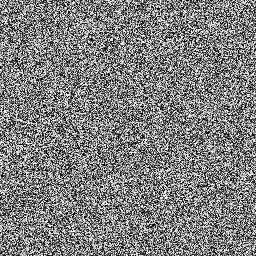
#> input picture misc/keySen/encrypt_image_peper256.png, 256 x 256 px; the run also reads 1 picture not shown here
$ jupyter execute --allow-errors hist.ipynb
#> lines starting #> are read from the running program, lines starting #| are printed output that depends on the picture
[cell 1]
from PIL import Image
import numpy as np
import matplotlib.pyplot as plt

# 替换这里的路径为你自己的图片路径
image_path = "misc/keySen/encrypt_image_peper256.png"

# 打开图像并转换为灰度图像
img = Image.open(image_path).convert('L')
#> img is the input picture: PIL image 256x256 L; min 0, max 255, mean 127.3

# 将图像数据转换为numpy数组
img_array = np.array(img)

# 计算直方图
histogram, bin_edges = np.histogram(img_array, bins=256, range=(0, 256))
#> histogram = 256 values, max 300 at index 121, min 215 at index 136, mean 256; bin_edges = 257 values from 0 to 256

# 绘制直方图
plt.figure()
plt.title("Grayscale Histogram")
plt.xlabel("Gray level")
plt.ylabel("Number of pixels")
plt.xlim([0.0, 256.0])  # 设置x轴的范围
plt.plot(bin_edges[0:-1], histogram)  # 注意这里用的是bin_edges的前256个值，因为np.histogram返回的bin_edges比histogram多一个值


# 保存图表；请在这里更改为你希望保存的路径和文件名
output_path = 'misc/hist/histm_encrypt_image_peper256.png'
plt.savefig(output_path)
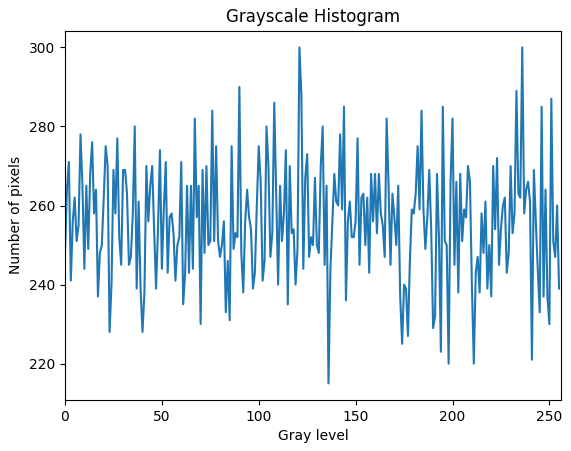
#> figure drawn by matplotlib, 1 panel; curve peaks at x = 121, y = 300

plt.show()

[cell 2]
from PIL import Image
import numpy as np
import matplotlib.pyplot as plt
import cv2

def hist(img,output_path,flag=True):
    #img=cv2.imread(img)# 绘制直方图plt.figure()
#> called with img = 'misc/keySen/decrypt_image_peper256.png', output_path = 'misc/hist/histdecrypt_image_peper256.png', flag = True
    img = cv2.imread(image_path, cv2.IMREAD_GRAYSCALE)
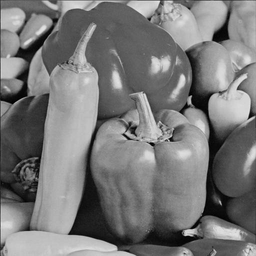
#> input picture misc/keySen/decrypt_image_peper256.png, 256 x 256 px
#> img is the input picture: shape (256, 256); min 0, max 230, mean 120.3

    #plt.title("Grayscale Histogram")
    #plt.xlabel("Gray level")
    #plt.ylabel("Number of pixels")
    plt.xlim([0.0, 256.0])  # 设置x轴的范围
    if flag==False:
        plt.ylim([0.0, 650.0])  # 设置x轴的范围
    #plt.plot(bin_edges[0:-1], histogram)  # 注意这里用的是bin_edges的前256个值，因为np.histogram返回的bin_edges比histogram多一个值
    plt.hist(img.flatten(order='C'),bins=range(257),color='blue')

    # 保存图表；请在这里更改为你希望保存的路径和文件名
    #output_path = 'misc/hist/histm_encrypt_image_baboon256.png'
    plt.savefig(output_path)
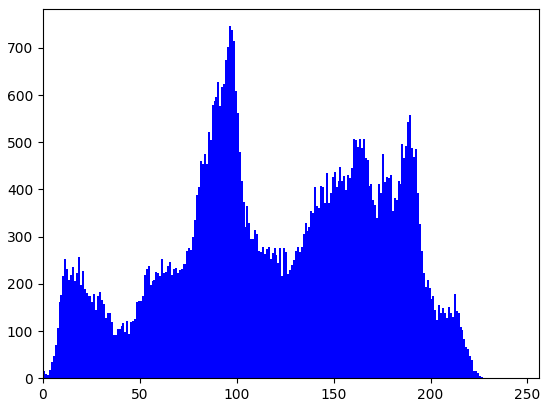
#> figure drawn by matplotlib, 1 panel; tallest bar 746 high, from x = 96 to 97

[cell 3]
image_path = "misc/keySen/decrypt_image_peper256.png"
output_path =  "misc/hist/histdecrypt_image_peper256.png"

  #解密图像
hist(image_path,output_path)

[cell 4]
image_path = "misc/keySen/encrypt_image_peper256.png"
output_path =  "misc/hist/histencrypt_image_peper256.png"
  #加密图像
hist(image_path,output_path,False)
#> call 2 of hist, with img = 'misc/keySen/encrypt_image_peper256.png', output_path = 'misc/hist/histencrypt_image_peper256.png', flag = False
#> in hist (call 2), `plt.savefig(output_path)`:
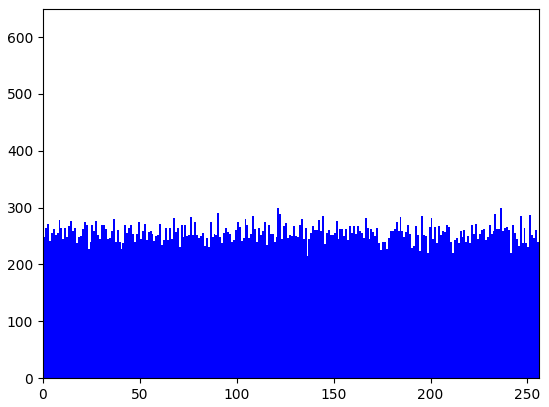
#> figure drawn by matplotlib, 1 panel

[cell 5]
image_path = "misc/peper256.png"
output_path =  "misc/hist/histimage_peper256.png"
  #原来图像
hist(image_path,output_path)

[cell 6]
image_path = "misc/boat256.png"
output_path =  "misc/hist/histimage_boat256.png"
  #原来图像
#> (the rest of this cell did not finish here and is left out)
